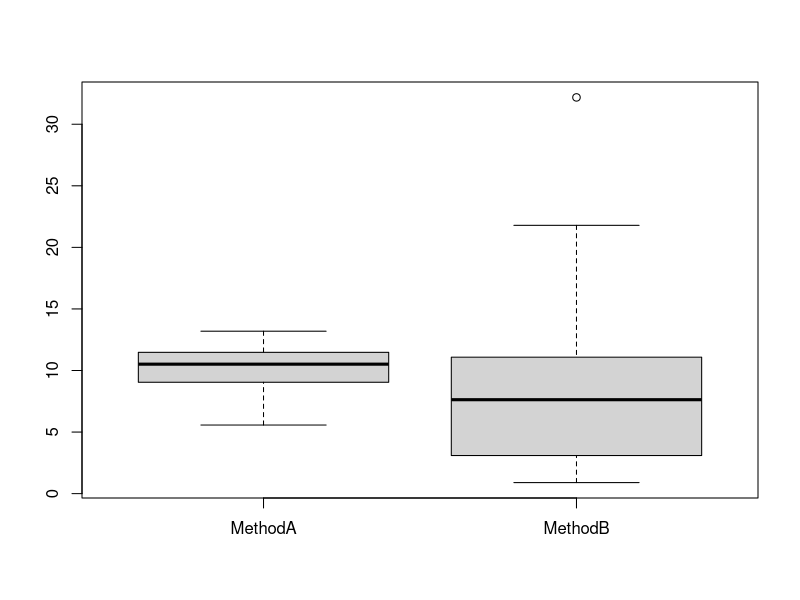

Generate this figure with R:
## ---- chunk 1
#dado sintético 
set.seed(1)
trials <- 30
MethodA <- rnorm(trials, mean=10, sd = 2)
MethodB <- rexp(trials, rate = 1/10)
## ---- chunk 2
data <- data.frame(MethodA, MethodB)
head(data)
boxplot(data)
## ---- chunk 3
shapiro.test(MethodA)
## ---- chunk 4
shapiro.test(MethodB)
## ---- chunk 5
library(nortest)
## ---- chunk 6
ad.test(MethodA)
## ---- chunk 7
ad.test(MethodB)
## ---- chunk 8
res <- wilcox.test(MethodA, MethodB, paired=FALSE, exact=FALSE)
res
## ---- chunk 9
res <- wilcox.test(MethodA, MethodB, paired=TRUE)
res
